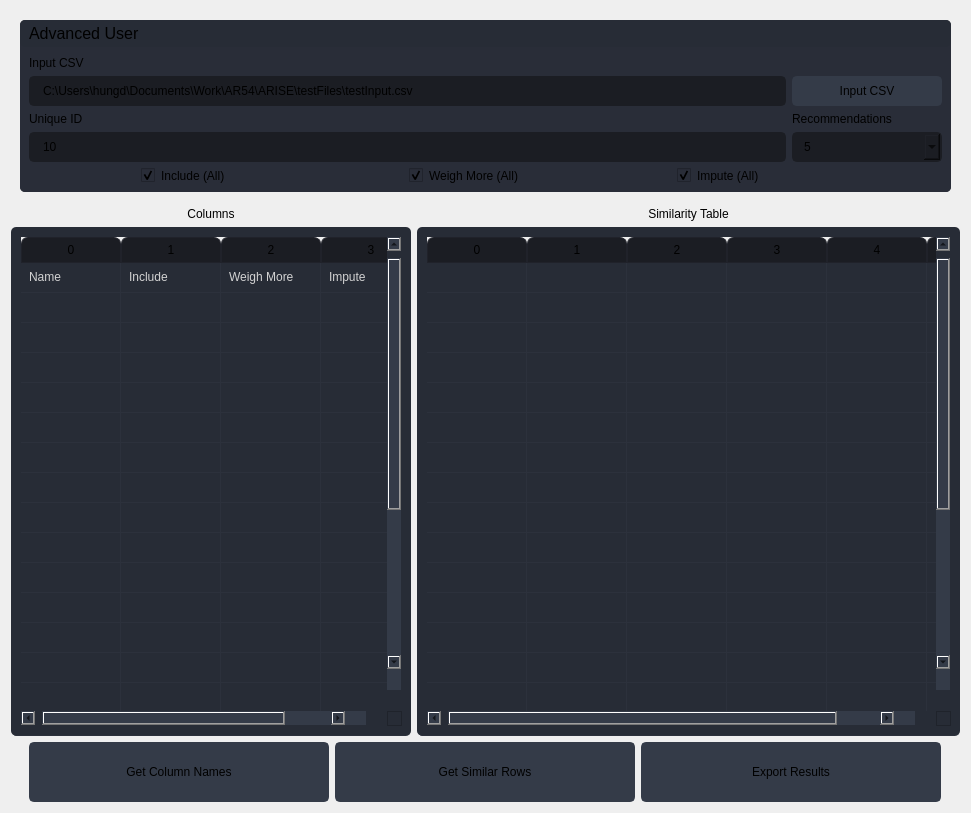
<?xml version="1.0" encoding="UTF-8"?>
<ui version="4.0">
 <class>Form</class>
 <widget class="QWidget" name="Form">
  <property name="geometry">
   <rect>
    <x>0</x>
    <y>0</y>
    <width>971</width>
    <height>813</height>
   </rect>
  </property>
  <property name="windowTitle">
   <string>Form</string>
  </property>
  <layout class="QVBoxLayout" name="verticalLayout">
   <item>
    <widget class="QFrame" name="frame">
     <property name="minimumSize">
      <size>
       <width>0</width>
       <height>190</height>
      </size>
     </property>
     <property name="styleSheet">
      <string notr="true">border-radius: 5px;</string>
     </property>
     <property name="frameShape">
      <enum>QFrame::StyledPanel</enum>
     </property>
     <property name="frameShadow">
      <enum>QFrame::Raised</enum>
     </property>
     <layout class="QVBoxLayout" name="verticalLayout_3">
      <item>
       <widget class="QFrame" name="frame_div_content_1">
        <property name="minimumSize">
         <size>
          <width>0</width>
          <height>120</height>
         </size>
        </property>
        <property name="maximumSize">
         <size>
          <width>16777215</width>
          <height>16777215</height>
         </size>
        </property>
        <property name="styleSheet">
         <string notr="true">background-color: rgb(41, 45, 56);
border-radius: 5px;
</string>
        </property>
        <property name="frameShape">
         <enum>QFrame::NoFrame</enum>
        </property>
        <property name="frameShadow">
         <enum>QFrame::Raised</enum>
        </property>
        <layout class="QVBoxLayout" name="verticalLayout_7">
         <property name="spacing">
          <number>0</number>
         </property>
         <property name="leftMargin">
          <number>0</number>
         </property>
         <property name="topMargin">
          <number>0</number>
         </property>
         <property name="rightMargin">
          <number>0</number>
         </property>
         <property name="bottomMargin">
          <number>0</number>
         </property>
         <item>
          <widget class="QFrame" name="frame_title_wid_1">
           <property name="maximumSize">
            <size>
             <width>16777215</width>
             <height>35</height>
            </size>
           </property>
           <property name="styleSheet">
            <string notr="true">background-color: rgb(39, 44, 54);</string>
           </property>
           <property name="frameShape">
            <enum>QFrame::StyledPanel</enum>
           </property>
           <property name="frameShadow">
            <enum>QFrame::Raised</enum>
           </property>
           <layout class="QHBoxLayout" name="horizontalLayout_3">
            <property name="spacing">
             <number>0</number>
            </property>
            <property name="topMargin">
             <number>0</number>
            </property>
            <property name="bottomMargin">
             <number>0</number>
            </property>
            <item>
             <widget class="QLabel" name="labelBoxBlenderInstalation">
              <property name="font">
               <font>
                <family>Segoe UI</family>
                <pointsize>12</pointsize>
                <weight>50</weight>
                <bold>false</bold>
               </font>
              </property>
              <property name="styleSheet">
               <string notr="true"/>
              </property>
              <property name="text">
               <string>Advanced User</string>
              </property>
             </widget>
            </item>
           </layout>
          </widget>
         </item>
         <item>
          <widget class="QFrame" name="frame_content_wid_1">
           <property name="frameShape">
            <enum>QFrame::NoFrame</enum>
           </property>
           <property name="frameShadow">
            <enum>QFrame::Raised</enum>
           </property>
           <layout class="QVBoxLayout" name="verticalLayout_2">
            <item>
             <layout class="QGridLayout" name="gridLayout_5">
              <property name="bottomMargin">
               <number>0</number>
              </property>
              <item row="1" column="0">
               <widget class="QLineEdit" name="lineEdit_inputCSV">
                <property name="minimumSize">
                 <size>
                  <width>0</width>
                  <height>30</height>
                 </size>
                </property>
                <property name="styleSheet">
                 <string notr="true">QLineEdit {
	background-color: rgb(27, 29, 35);
	border-radius: 5px;
	border: 2px solid rgb(27, 29, 35);
	padding-left: 10px;
}
QLineEdit:hover {
	border: 2px solid rgb(64, 71, 88);
}
QLineEdit:focus {
	border: 2px solid rgb(91, 101, 124);
}</string>
                </property>
                <property name="text">
                 <string>C:\Users\hungd\Documents\Work\AR54\ARISE\testFiles\testInput.csv</string>
                </property>
                <property name="placeholderText">
                 <string>C:\Users\MACD\constituents\constituents_example.csv</string>
                </property>
               </widget>
              </item>
              <item row="1" column="1">
               <widget class="QPushButton" name="pushButton_inputCSV">
                <property name="minimumSize">
                 <size>
                  <width>150</width>
                  <height>30</height>
                 </size>
                </property>
                <property name="font">
                 <font>
                  <family>Segoe UI</family>
                  <pointsize>9</pointsize>
                 </font>
                </property>
                <property name="styleSheet">
                 <string notr="true">QPushButton {
	border: 2px solid rgb(52, 59, 72);
	border-radius: 5px;	
	background-color: rgb(52, 59, 72);
}
QPushButton:hover {
	background-color: rgb(57, 65, 80);
	border: 2px solid rgb(61, 70, 86);
}
QPushButton:pressed {	
	background-color: rgb(35, 40, 49);
	border: 2px solid rgb(43, 50, 61);
}</string>
                </property>
                <property name="text">
                 <string>Input CSV</string>
                </property>
                <property name="icon">
                 <iconset resource="../uiResourceFiles/files.qrc">
                  <normaloff>:/16x16/icons/16x16/cil-folder-open.png</normaloff>:/16x16/icons/16x16/cil-folder-open.png</iconset>
                </property>
               </widget>
              </item>
              <item row="0" column="0">
               <widget class="QLabel" name="label">
                <property name="text">
                 <string>Input CSV</string>
                </property>
                <property name="alignment">
                 <set>Qt::AlignLeading|Qt::AlignLeft|Qt::AlignVCenter</set>
                </property>
               </widget>
              </item>
             </layout>
            </item>
            <item>
             <layout class="QGridLayout" name="gridLayout">
              <property name="bottomMargin">
               <number>0</number>
              </property>
              <item row="1" column="3">
               <widget class="QComboBox" name="comboBox">
                <property name="minimumSize">
                 <size>
                  <width>150</width>
                  <height>30</height>
                 </size>
                </property>
                <property name="maximumSize">
                 <size>
                  <width>16777215</width>
                  <height>16777215</height>
                 </size>
                </property>
                <property name="font">
                 <font>
                  <family>Segoe UI</family>
                  <pointsize>9</pointsize>
                 </font>
                </property>
                <property name="autoFillBackground">
                 <bool>false</bool>
                </property>
                <property name="styleSheet">
                 <string notr="true">QComboBox{
	background-color: rgb(27, 29, 35);
	border-radius: 5px;
	border: 2px solid rgb(27, 29, 35);
	padding: 5px;
	padding-left: 10px;
}

QComboBox:hover{
	border: 2px solid rgb(64, 71, 88);
}

QComboBox QAbstractItemView {
	color: rgb(85, 170, 255);	
	background-color: rgb(27, 29, 35);
	padding: 10px;
	selection-background-color: rgb(39, 44, 54);
}

QComboBox:down-arrow {
    image: url('../uiResourceFiles/icons/16x16/cil-arrow-bottom.png');
}</string>
                </property>
                <property name="iconSize">
                 <size>
                  <width>16</width>
                  <height>16</height>
                 </size>
                </property>
                <property name="frame">
                 <bool>true</bool>
                </property>
                <item>
                 <property name="text">
                  <string>5</string>
                 </property>
                </item>
                <item>
                 <property name="text">
                  <string>10</string>
                 </property>
                </item>
                <item>
                 <property name="text">
                  <string>15</string>
                 </property>
                </item>
                <item>
                 <property name="text">
                  <string>20</string>
                 </property>
                </item>
               </widget>
              </item>
              <item row="0" column="3" alignment="Qt::AlignLeft">
               <widget class="QLabel" name="label_3">
                <property name="maximumSize">
                 <size>
                  <width>16777215</width>
                  <height>15</height>
                 </size>
                </property>
                <property name="contextMenuPolicy">
                 <enum>Qt::NoContextMenu</enum>
                </property>
                <property name="text">
                 <string>Recommendations</string>
                </property>
               </widget>
              </item>
              <item row="0" column="1">
               <widget class="QLabel" name="label_2">
                <property name="text">
                 <string>Unique ID</string>
                </property>
                <property name="alignment">
                 <set>Qt::AlignLeading|Qt::AlignLeft|Qt::AlignVCenter</set>
                </property>
               </widget>
              </item>
              <item row="1" column="1">
               <widget class="QLineEdit" name="lineEdit_uniqueID">
                <property name="minimumSize">
                 <size>
                  <width>0</width>
                  <height>30</height>
                 </size>
                </property>
                <property name="styleSheet">
                 <string notr="true">QLineEdit {
	background-color: rgb(27, 29, 35);
	border-radius: 5px;
	border: 2px solid rgb(27, 29, 35);
	padding-left: 10px;
}
QLineEdit:hover {
	border: 2px solid rgb(64, 71, 88);
}
QLineEdit:focus {
	border: 2px solid rgb(91, 101, 124);
}</string>
                </property>
                <property name="text">
                 <string>10</string>
                </property>
                <property name="alignment">
                 <set>Qt::AlignLeading|Qt::AlignLeft|Qt::AlignVCenter</set>
                </property>
                <property name="placeholderText">
                 <string>2020-01-01</string>
                </property>
               </widget>
              </item>
             </layout>
            </item>
            <item>
             <layout class="QHBoxLayout" name="horizontalLayout">
              <item>
               <widget class="QCheckBox" name="checkBox_include">
                <property name="minimumSize">
                 <size>
                  <width>0</width>
                  <height>0</height>
                 </size>
                </property>
                <property name="maximumSize">
                 <size>
                  <width>150</width>
                  <height>16777215</height>
                 </size>
                </property>
                <property name="autoFillBackground">
                 <bool>false</bool>
                </property>
                <property name="styleSheet">
                 <string notr="true">QCheckBox::indicator::checked
{
background-color : rgb(27, 29, 35);
image: url('../uiResourceFiles/icons/16x16/cil-check-alt.png');
}</string>
                </property>
                <property name="text">
                 <string>Include (All)</string>
                </property>
                <property name="checked">
                 <bool>true</bool>
                </property>
               </widget>
              </item>
              <item>
               <widget class="QCheckBox" name="checkBox_weigh">
                <property name="minimumSize">
                 <size>
                  <width>0</width>
                  <height>0</height>
                 </size>
                </property>
                <property name="maximumSize">
                 <size>
                  <width>150</width>
                  <height>16777215</height>
                 </size>
                </property>
                <property name="autoFillBackground">
                 <bool>false</bool>
                </property>
                <property name="styleSheet">
                 <string notr="true">QCheckBox::indicator::checked
{
background-color : rgb(27, 29, 35);
image: url('../uiResourceFiles/icons/16x16/cil-check-alt.png');
}</string>
                </property>
                <property name="text">
                 <string>Weigh More (All)</string>
                </property>
                <property name="checked">
                 <bool>true</bool>
                </property>
               </widget>
              </item>
              <item>
               <widget class="QCheckBox" name="checkBox_impute">
                <property name="minimumSize">
                 <size>
                  <width>0</width>
                  <height>0</height>
                 </size>
                </property>
                <property name="maximumSize">
                 <size>
                  <width>150</width>
                  <height>16777215</height>
                 </size>
                </property>
                <property name="autoFillBackground">
                 <bool>false</bool>
                </property>
                <property name="styleSheet">
                 <string notr="true">QCheckBox::indicator::checked
{
background-color : rgb(27, 29, 35);
image: url('../uiResourceFiles/icons/16x16/cil-check-alt.png');
}</string>
                </property>
                <property name="text">
                 <string>Impute (All)</string>
                </property>
                <property name="checked">
                 <bool>true</bool>
                </property>
               </widget>
              </item>
             </layout>
            </item>
           </layout>
          </widget>
         </item>
        </layout>
       </widget>
      </item>
     </layout>
    </widget>
   </item>
   <item>
    <layout class="QGridLayout" name="gridLayout_2">
     <item row="0" column="1">
      <widget class="QLabel" name="label_4">
       <property name="text">
        <string>Similarity Table</string>
       </property>
       <property name="alignment">
        <set>Qt::AlignCenter</set>
       </property>
      </widget>
     </item>
     <item row="0" column="0">
      <widget class="QLabel" name="label_5">
       <property name="text">
        <string>Columns</string>
       </property>
       <property name="alignment">
        <set>Qt::AlignCenter</set>
       </property>
      </widget>
     </item>
     <item row="1" column="1">
      <widget class="QTableWidget" name="tableWidget">
       <property name="sizePolicy">
        <sizepolicy hsizetype="Expanding" vsizetype="Expanding">
         <horstretch>0</horstretch>
         <verstretch>0</verstretch>
        </sizepolicy>
       </property>
       <property name="maximumSize">
        <size>
         <width>16777215</width>
         <height>16777215</height>
        </size>
       </property>
       <property name="palette">
        <palette>
         <active>
          <colorrole role="WindowText">
           <brush brushstyle="SolidPattern">
            <color alpha="255">
             <red>210</red>
             <green>210</green>
             <blue>210</blue>
            </color>
           </brush>
          </colorrole>
          <colorrole role="Button">
           <brush brushstyle="SolidPattern">
            <color alpha="255">
             <red>39</red>
             <green>44</green>
             <blue>54</blue>
            </color>
           </brush>
          </colorrole>
          <colorrole role="Text">
           <brush brushstyle="SolidPattern">
            <color alpha="255">
             <red>210</red>
             <green>210</green>
             <blue>210</blue>
            </color>
           </brush>
          </colorrole>
          <colorrole role="ButtonText">
           <brush brushstyle="SolidPattern">
            <color alpha="255">
             <red>210</red>
             <green>210</green>
             <blue>210</blue>
            </color>
           </brush>
          </colorrole>
          <colorrole role="Base">
           <brush brushstyle="SolidPattern">
            <color alpha="255">
             <red>39</red>
             <green>44</green>
             <blue>54</blue>
            </color>
           </brush>
          </colorrole>
          <colorrole role="Window">
           <brush brushstyle="SolidPattern">
            <color alpha="255">
             <red>39</red>
             <green>44</green>
             <blue>54</blue>
            </color>
           </brush>
          </colorrole>
         </active>
         <inactive>
          <colorrole role="WindowText">
           <brush brushstyle="SolidPattern">
            <color alpha="255">
             <red>210</red>
             <green>210</green>
             <blue>210</blue>
            </color>
           </brush>
          </colorrole>
          <colorrole role="Button">
           <brush brushstyle="SolidPattern">
            <color alpha="255">
             <red>39</red>
             <green>44</green>
             <blue>54</blue>
            </color>
           </brush>
          </colorrole>
          <colorrole role="Text">
           <brush brushstyle="SolidPattern">
            <color alpha="255">
             <red>210</red>
             <green>210</green>
             <blue>210</blue>
            </color>
           </brush>
          </colorrole>
          <colorrole role="ButtonText">
           <brush brushstyle="SolidPattern">
            <color alpha="255">
             <red>210</red>
             <green>210</green>
             <blue>210</blue>
            </color>
           </brush>
          </colorrole>
          <colorrole role="Base">
           <brush brushstyle="SolidPattern">
            <color alpha="255">
             <red>39</red>
             <green>44</green>
             <blue>54</blue>
            </color>
           </brush>
          </colorrole>
          <colorrole role="Window">
           <brush brushstyle="SolidPattern">
            <color alpha="255">
             <red>39</red>
             <green>44</green>
             <blue>54</blue>
            </color>
           </brush>
          </colorrole>
         </inactive>
         <disabled>
          <colorrole role="WindowText">
           <brush brushstyle="SolidPattern">
            <color alpha="255">
             <red>210</red>
             <green>210</green>
             <blue>210</blue>
            </color>
           </brush>
          </colorrole>
          <colorrole role="Button">
           <brush brushstyle="SolidPattern">
            <color alpha="255">
             <red>39</red>
             <green>44</green>
             <blue>54</blue>
            </color>
           </brush>
          </colorrole>
          <colorrole role="Text">
           <brush brushstyle="SolidPattern">
            <color alpha="255">
             <red>210</red>
             <green>210</green>
             <blue>210</blue>
            </color>
           </brush>
          </colorrole>
          <colorrole role="ButtonText">
           <brush brushstyle="SolidPattern">
            <color alpha="255">
             <red>210</red>
             <green>210</green>
             <blue>210</blue>
            </color>
           </brush>
          </colorrole>
          <colorrole role="Base">
           <brush brushstyle="SolidPattern">
            <color alpha="255">
             <red>39</red>
             <green>44</green>
             <blue>54</blue>
            </color>
           </brush>
          </colorrole>
          <colorrole role="Window">
           <brush brushstyle="SolidPattern">
            <color alpha="255">
             <red>39</red>
             <green>44</green>
             <blue>54</blue>
            </color>
           </brush>
          </colorrole>
         </disabled>
        </palette>
       </property>
       <property name="styleSheet">
        <string notr="true">QTableWidget {	
	background-color: rgb(39, 44, 54);
	padding: 10px;
	border-radius: 5px;
	gridline-color: rgb(44, 49, 60);
	border-bottom: 1px solid rgb(44, 49, 60);
}
QTableWidget::item{
	border-color: rgb(44, 49, 60);
	padding-left: 5px;
	padding-right: 5px;
	gridline-color: rgb(44, 49, 60);
}
QTableWidget::item:selected{
	background-color: rgb(85, 170, 255);
}
QScrollBar:horizontal {
    border: none;
    background: rgb(52, 59, 72);
    height: 14px;
    margin: 0px 21px 0 21px;
	border-radius: 0px;
}
 QScrollBar:vertical {
	border: none;
    background: rgb(52, 59, 72);
    width: 14px;
    margin: 21px 0 21px 0;
	border-radius: 0px;
 }
QHeaderView::section{
	Background-color: rgb(39, 44, 54);
	max-width: 30px;
	border: 1px solid rgb(44, 49, 60);
	border-style: none;
    border-bottom: 1px solid rgb(44, 49, 60);
    border-right: 1px solid rgb(44, 49, 60);
}
QTableWidget::horizontalHeader {	
	background-color: rgb(81, 255, 0);
}
QHeaderView::section:horizontal
{
    border: 1px solid rgb(32, 34, 42);
	background-color: rgb(27, 29, 35);
	padding: 3px;
	border-top-left-radius: 7px;
    border-top-right-radius: 7px;
}
QHeaderView::section:vertical
{
    border: 1px solid rgb(44, 49, 60);
}
</string>
       </property>
       <property name="frameShape">
        <enum>QFrame::NoFrame</enum>
       </property>
       <property name="verticalScrollBarPolicy">
        <enum>Qt::ScrollBarAlwaysOn</enum>
       </property>
       <property name="sizeAdjustPolicy">
        <enum>QAbstractScrollArea::AdjustToContents</enum>
       </property>
       <property name="editTriggers">
        <set>QAbstractItemView::NoEditTriggers</set>
       </property>
       <property name="alternatingRowColors">
        <bool>false</bool>
       </property>
       <property name="selectionMode">
        <enum>QAbstractItemView::SingleSelection</enum>
       </property>
       <property name="selectionBehavior">
        <enum>QAbstractItemView::SelectRows</enum>
       </property>
       <property name="showGrid">
        <bool>true</bool>
       </property>
       <property name="gridStyle">
        <enum>Qt::SolidLine</enum>
       </property>
       <property name="sortingEnabled">
        <bool>false</bool>
       </property>
       <attribute name="horizontalHeaderVisible">
        <bool>true</bool>
       </attribute>
       <attribute name="horizontalHeaderCascadingSectionResizes">
        <bool>true</bool>
       </attribute>
       <attribute name="horizontalHeaderDefaultSectionSize">
        <number>100</number>
       </attribute>
       <attribute name="horizontalHeaderStretchLastSection">
        <bool>true</bool>
       </attribute>
       <attribute name="verticalHeaderVisible">
        <bool>false</bool>
       </attribute>
       <attribute name="verticalHeaderCascadingSectionResizes">
        <bool>false</bool>
       </attribute>
       <attribute name="verticalHeaderHighlightSections">
        <bool>false</bool>
       </attribute>
       <attribute name="verticalHeaderStretchLastSection">
        <bool>false</bool>
       </attribute>
       <row>
        <property name="text">
         <string>New Row</string>
        </property>
        <property name="font">
         <font>
          <family>Segoe UI</family>
         </font>
        </property>
       </row>
       <row>
        <property name="text">
         <string>New Row</string>
        </property>
       </row>
       <row>
        <property name="text">
         <string>New Row</string>
        </property>
       </row>
       <row>
        <property name="text">
         <string>New Row</string>
        </property>
       </row>
       <row>
        <property name="text">
         <string>New Row</string>
        </property>
       </row>
       <row>
        <property name="text">
         <string>New Row</string>
        </property>
       </row>
       <row>
        <property name="text">
         <string>New Row</string>
        </property>
       </row>
       <row>
        <property name="text">
         <string>New Row</string>
        </property>
       </row>
       <row>
        <property name="text">
         <string>New Row</string>
        </property>
       </row>
       <row>
        <property name="text">
         <string>New Row</string>
        </property>
       </row>
       <row>
        <property name="text">
         <string>New Row</string>
        </property>
       </row>
       <row>
        <property name="text">
         <string>New Row</string>
        </property>
       </row>
       <row>
        <property name="text">
         <string>New Row</string>
        </property>
       </row>
       <row>
        <property name="text">
         <string>New Row</string>
        </property>
       </row>
       <row>
        <property name="text">
         <string>New Row</string>
        </property>
       </row>
       <row>
        <property name="text">
         <string>New Row</string>
        </property>
       </row>
       <row>
        <property name="text">
         <string>New Row</string>
        </property>
       </row>
       <row>
        <property name="text">
         <string>New Row</string>
        </property>
       </row>
       <row>
        <property name="text">
         <string>New Row</string>
        </property>
       </row>
       <row>
        <property name="text">
         <string>New Row</string>
        </property>
       </row>
       <row>
        <property name="text">
         <string>New Row</string>
        </property>
       </row>
       <row>
        <property name="text">
         <string>New Row</string>
        </property>
       </row>
       <row>
        <property name="text">
         <string>New Row</string>
        </property>
       </row>
       <row>
        <property name="text">
         <string>New Row</string>
        </property>
       </row>
       <column>
        <property name="text">
         <string>0</string>
        </property>
       </column>
       <column>
        <property name="text">
         <string>1</string>
        </property>
       </column>
       <column>
        <property name="text">
         <string>2</string>
        </property>
       </column>
       <column>
        <property name="text">
         <string>3</string>
        </property>
       </column>
       <column>
        <property name="text">
         <string>4</string>
        </property>
       </column>
       <column>
        <property name="text">
         <string>5</string>
        </property>
       </column>
       <item row="0" column="0">
        <property name="text">
         <string/>
        </property>
       </item>
       <item row="0" column="1">
        <property name="text">
         <string/>
        </property>
       </item>
       <item row="0" column="2">
        <property name="text">
         <string/>
        </property>
       </item>
       <item row="0" column="3">
        <property name="text">
         <string/>
        </property>
       </item>
       <item row="0" column="4">
        <property name="text">
         <string/>
        </property>
       </item>
       <item row="0" column="5">
        <property name="text">
         <string/>
        </property>
       </item>
       <item row="1" column="0">
        <property name="text">
         <string/>
        </property>
       </item>
       <item row="1" column="1">
        <property name="text">
         <string/>
        </property>
       </item>
       <item row="1" column="2">
        <property name="text">
         <string/>
        </property>
       </item>
       <item row="1" column="3">
        <property name="text">
         <string/>
        </property>
       </item>
      </widget>
     </item>
     <item row="1" column="0">
      <widget class="QTableWidget" name="tableWidget_col">
       <property name="sizePolicy">
        <sizepolicy hsizetype="Expanding" vsizetype="Expanding">
         <horstretch>0</horstretch>
         <verstretch>0</verstretch>
        </sizepolicy>
       </property>
       <property name="minimumSize">
        <size>
         <width>400</width>
         <height>0</height>
        </size>
       </property>
       <property name="maximumSize">
        <size>
         <width>16777215</width>
         <height>16777215</height>
        </size>
       </property>
       <property name="palette">
        <palette>
         <active>
          <colorrole role="WindowText">
           <brush brushstyle="SolidPattern">
            <color alpha="255">
             <red>210</red>
             <green>210</green>
             <blue>210</blue>
            </color>
           </brush>
          </colorrole>
          <colorrole role="Button">
           <brush brushstyle="SolidPattern">
            <color alpha="255">
             <red>39</red>
             <green>44</green>
             <blue>54</blue>
            </color>
           </brush>
          </colorrole>
          <colorrole role="Text">
           <brush brushstyle="SolidPattern">
            <color alpha="255">
             <red>210</red>
             <green>210</green>
             <blue>210</blue>
            </color>
           </brush>
          </colorrole>
          <colorrole role="ButtonText">
           <brush brushstyle="SolidPattern">
            <color alpha="255">
             <red>210</red>
             <green>210</green>
             <blue>210</blue>
            </color>
           </brush>
          </colorrole>
          <colorrole role="Base">
           <brush brushstyle="SolidPattern">
            <color alpha="255">
             <red>39</red>
             <green>44</green>
             <blue>54</blue>
            </color>
           </brush>
          </colorrole>
          <colorrole role="Window">
           <brush brushstyle="SolidPattern">
            <color alpha="255">
             <red>39</red>
             <green>44</green>
             <blue>54</blue>
            </color>
           </brush>
          </colorrole>
         </active>
         <inactive>
          <colorrole role="WindowText">
           <brush brushstyle="SolidPattern">
            <color alpha="255">
             <red>210</red>
             <green>210</green>
             <blue>210</blue>
            </color>
           </brush>
          </colorrole>
          <colorrole role="Button">
           <brush brushstyle="SolidPattern">
            <color alpha="255">
             <red>39</red>
             <green>44</green>
             <blue>54</blue>
            </color>
           </brush>
          </colorrole>
          <colorrole role="Text">
           <brush brushstyle="SolidPattern">
            <color alpha="255">
             <red>210</red>
             <green>210</green>
             <blue>210</blue>
            </color>
           </brush>
          </colorrole>
          <colorrole role="ButtonText">
           <brush brushstyle="SolidPattern">
            <color alpha="255">
             <red>210</red>
             <green>210</green>
             <blue>210</blue>
            </color>
           </brush>
          </colorrole>
          <colorrole role="Base">
           <brush brushstyle="SolidPattern">
            <color alpha="255">
             <red>39</red>
             <green>44</green>
             <blue>54</blue>
            </color>
           </brush>
          </colorrole>
          <colorrole role="Window">
           <brush brushstyle="SolidPattern">
            <color alpha="255">
             <red>39</red>
             <green>44</green>
             <blue>54</blue>
            </color>
           </brush>
          </colorrole>
         </inactive>
         <disabled>
          <colorrole role="WindowText">
           <brush brushstyle="SolidPattern">
            <color alpha="255">
             <red>210</red>
             <green>210</green>
             <blue>210</blue>
            </color>
           </brush>
          </colorrole>
          <colorrole role="Button">
           <brush brushstyle="SolidPattern">
            <color alpha="255">
             <red>39</red>
             <green>44</green>
             <blue>54</blue>
            </color>
           </brush>
          </colorrole>
          <colorrole role="Text">
           <brush brushstyle="SolidPattern">
            <color alpha="255">
             <red>210</red>
             <green>210</green>
             <blue>210</blue>
            </color>
           </brush>
          </colorrole>
          <colorrole role="ButtonText">
           <brush brushstyle="SolidPattern">
            <color alpha="255">
             <red>210</red>
             <green>210</green>
             <blue>210</blue>
            </color>
           </brush>
          </colorrole>
          <colorrole role="Base">
           <brush brushstyle="SolidPattern">
            <color alpha="255">
             <red>39</red>
             <green>44</green>
             <blue>54</blue>
            </color>
           </brush>
          </colorrole>
          <colorrole role="Window">
           <brush brushstyle="SolidPattern">
            <color alpha="255">
             <red>39</red>
             <green>44</green>
             <blue>54</blue>
            </color>
           </brush>
          </colorrole>
         </disabled>
        </palette>
       </property>
       <property name="styleSheet">
        <string notr="true">QTableWidget {	
	background-color: rgb(39, 44, 54);
	padding: 10px;
	border-radius: 5px;
	gridline-color: rgb(44, 49, 60);
	border-bottom: 1px solid rgb(44, 49, 60);
}
QTableWidget::item{
	border-color: rgb(44, 49, 60);
	padding-left: 5px;
	padding-right: 5px;
	gridline-color: rgb(44, 49, 60);
}
QTableWidget::item:selected{
	background-color: rgb(85, 170, 255);
}
QScrollBar:horizontal {
    border: none;
    background: rgb(52, 59, 72);
    height: 14px;
    margin: 0px 21px 0 21px;
	border-radius: 0px;
}
 QScrollBar:vertical {
	border: none;
    background: rgb(52, 59, 72);
    width: 14px;
    margin: 21px 0 21px 0;
	border-radius: 0px;
 }
QHeaderView::section{
	Background-color: rgb(39, 44, 54);
	max-width: 30px;
	border: 1px solid rgb(44, 49, 60);
	border-style: none;
    border-bottom: 1px solid rgb(44, 49, 60);
    border-right: 1px solid rgb(44, 49, 60);
}
QTableWidget::horizontalHeader {	
	background-color: rgb(81, 255, 0);
}
QHeaderView::section:horizontal
{
    border: 1px solid rgb(32, 34, 42);
	background-color: rgb(27, 29, 35);
	padding: 3px;
	border-top-left-radius: 7px;
    border-top-right-radius: 7px;
}
QHeaderView::section:vertical
{
    border: 1px solid rgb(44, 49, 60);
}
</string>
       </property>
       <property name="frameShape">
        <enum>QFrame::NoFrame</enum>
       </property>
       <property name="verticalScrollBarPolicy">
        <enum>Qt::ScrollBarAlwaysOn</enum>
       </property>
       <property name="sizeAdjustPolicy">
        <enum>QAbstractScrollArea::AdjustToContents</enum>
       </property>
       <property name="editTriggers">
        <set>QAbstractItemView::NoEditTriggers</set>
       </property>
       <property name="alternatingRowColors">
        <bool>false</bool>
       </property>
       <property name="selectionMode">
        <enum>QAbstractItemView::SingleSelection</enum>
       </property>
       <property name="selectionBehavior">
        <enum>QAbstractItemView::SelectRows</enum>
       </property>
       <property name="showGrid">
        <bool>true</bool>
       </property>
       <property name="gridStyle">
        <enum>Qt::SolidLine</enum>
       </property>
       <property name="sortingEnabled">
        <bool>false</bool>
       </property>
       <attribute name="horizontalHeaderVisible">
        <bool>true</bool>
       </attribute>
       <attribute name="horizontalHeaderCascadingSectionResizes">
        <bool>true</bool>
       </attribute>
       <attribute name="horizontalHeaderDefaultSectionSize">
        <number>100</number>
       </attribute>
       <attribute name="horizontalHeaderStretchLastSection">
        <bool>true</bool>
       </attribute>
       <attribute name="verticalHeaderVisible">
        <bool>false</bool>
       </attribute>
       <attribute name="verticalHeaderCascadingSectionResizes">
        <bool>false</bool>
       </attribute>
       <attribute name="verticalHeaderHighlightSections">
        <bool>false</bool>
       </attribute>
       <attribute name="verticalHeaderStretchLastSection">
        <bool>false</bool>
       </attribute>
       <row>
        <property name="text">
         <string>New Row</string>
        </property>
        <property name="font">
         <font>
          <family>Segoe UI</family>
         </font>
        </property>
       </row>
       <row>
        <property name="text">
         <string>New Row</string>
        </property>
       </row>
       <row>
        <property name="text">
         <string>New Row</string>
        </property>
       </row>
       <row>
        <property name="text">
         <string>New Row</string>
        </property>
       </row>
       <row>
        <property name="text">
         <string>New Row</string>
        </property>
       </row>
       <row>
        <property name="text">
         <string>New Row</string>
        </property>
       </row>
       <row>
        <property name="text">
         <string>New Row</string>
        </property>
       </row>
       <row>
        <property name="text">
         <string>New Row</string>
        </property>
       </row>
       <row>
        <property name="text">
         <string>New Row</string>
        </property>
       </row>
       <row>
        <property name="text">
         <string>New Row</string>
        </property>
       </row>
       <row>
        <property name="text">
         <string>New Row</string>
        </property>
       </row>
       <row>
        <property name="text">
         <string>New Row</string>
        </property>
       </row>
       <row>
        <property name="text">
         <string>New Row</string>
        </property>
       </row>
       <row>
        <property name="text">
         <string>New Row</string>
        </property>
       </row>
       <row>
        <property name="text">
         <string>New Row</string>
        </property>
       </row>
       <row>
        <property name="text">
         <string>New Row</string>
        </property>
       </row>
       <row>
        <property name="text">
         <string>New Row</string>
        </property>
       </row>
       <row>
        <property name="text">
         <string>New Row</string>
        </property>
       </row>
       <row>
        <property name="text">
         <string>New Row</string>
        </property>
       </row>
       <row>
        <property name="text">
         <string>New Row</string>
        </property>
       </row>
       <row>
        <property name="text">
         <string>New Row</string>
        </property>
       </row>
       <row>
        <property name="text">
         <string>New Row</string>
        </property>
       </row>
       <row>
        <property name="text">
         <string>New Row</string>
        </property>
       </row>
       <row>
        <property name="text">
         <string>New Row</string>
        </property>
       </row>
       <column>
        <property name="text">
         <string>0</string>
        </property>
       </column>
       <column>
        <property name="text">
         <string>1</string>
        </property>
       </column>
       <column>
        <property name="text">
         <string>2</string>
        </property>
       </column>
       <column>
        <property name="text">
         <string>3</string>
        </property>
       </column>
       <item row="0" column="0">
        <property name="text">
         <string>Name</string>
        </property>
       </item>
       <item row="0" column="1">
        <property name="text">
         <string>Include</string>
        </property>
       </item>
       <item row="0" column="2">
        <property name="text">
         <string>Weigh More</string>
        </property>
       </item>
       <item row="0" column="3">
        <property name="text">
         <string>Impute</string>
        </property>
       </item>
       <item row="1" column="0">
        <property name="text">
         <string/>
        </property>
       </item>
       <item row="1" column="1">
        <property name="text">
         <string/>
        </property>
       </item>
       <item row="1" column="2">
        <property name="text">
         <string/>
        </property>
       </item>
       <item row="1" column="3">
        <property name="text">
         <string/>
        </property>
       </item>
      </widget>
     </item>
    </layout>
   </item>
   <item>
    <layout class="QHBoxLayout" name="horizontalLayout_2">
     <item>
      <spacer name="horizontalSpacer">
       <property name="orientation">
        <enum>Qt::Horizontal</enum>
       </property>
       <property name="sizeHint" stdset="0">
        <size>
         <width>40</width>
         <height>20</height>
        </size>
       </property>
      </spacer>
     </item>
     <item>
      <widget class="QPushButton" name="pushButton_getColNames">
       <property name="minimumSize">
        <size>
         <width>300</width>
         <height>60</height>
        </size>
       </property>
       <property name="font">
        <font>
         <family>Segoe UI</family>
         <pointsize>9</pointsize>
        </font>
       </property>
       <property name="styleSheet">
        <string notr="true">QPushButton {
	border: 2px solid rgb(52, 59, 72);
	border-radius: 5px;	
	background-color: rgb(52, 59, 72);
}
QPushButton:hover {
	background-color: rgb(57, 65, 80);
	border: 2px solid rgb(61, 70, 86);
}
QPushButton:pressed {	
	background-color: rgb(35, 40, 49);
	border: 2px solid rgb(43, 50, 61);
}</string>
       </property>
       <property name="text">
        <string>Get Column Names</string>
       </property>
       <property name="icon">
        <iconset resource="../uiResourceFiles/files.qrc">
         <normaloff>:/16x16/icons/16x16/cil-folder-open.png</normaloff>:/16x16/icons/16x16/cil-folder-open.png</iconset>
       </property>
      </widget>
     </item>
     <item>
      <widget class="QPushButton" name="pushButton_getSimRows">
       <property name="minimumSize">
        <size>
         <width>300</width>
         <height>60</height>
        </size>
       </property>
       <property name="font">
        <font>
         <family>Segoe UI</family>
         <pointsize>9</pointsize>
        </font>
       </property>
       <property name="styleSheet">
        <string notr="true">QPushButton {
	border: 2px solid rgb(52, 59, 72);
	border-radius: 5px;	
	background-color: rgb(52, 59, 72);
}
QPushButton:hover {
	background-color: rgb(57, 65, 80);
	border: 2px solid rgb(61, 70, 86);
}
QPushButton:pressed {	
	background-color: rgb(35, 40, 49);
	border: 2px solid rgb(43, 50, 61);
}</string>
       </property>
       <property name="text">
        <string>Get Similar Rows</string>
       </property>
       <property name="icon">
        <iconset resource="../uiResourceFiles/files.qrc">
         <normaloff>:/16x16/icons/16x16/cil-folder-open.png</normaloff>:/16x16/icons/16x16/cil-folder-open.png</iconset>
       </property>
      </widget>
     </item>
     <item>
      <widget class="QPushButton" name="pushButton_exportResults">
       <property name="minimumSize">
        <size>
         <width>300</width>
         <height>60</height>
        </size>
       </property>
       <property name="font">
        <font>
         <family>Segoe UI</family>
         <pointsize>9</pointsize>
        </font>
       </property>
       <property name="styleSheet">
        <string notr="true">QPushButton {
	border: 2px solid rgb(52, 59, 72);
	border-radius: 5px;	
	background-color: rgb(52, 59, 72);
}
QPushButton:hover {
	background-color: rgb(57, 65, 80);
	border: 2px solid rgb(61, 70, 86);
}
QPushButton:pressed {	
	background-color: rgb(35, 40, 49);
	border: 2px solid rgb(43, 50, 61);
}</string>
       </property>
       <property name="text">
        <string>Export Results</string>
       </property>
       <property name="icon">
        <iconset resource="../uiResourceFiles/files.qrc">
         <normaloff>:/16x16/icons/16x16/cil-folder-open.png</normaloff>:/16x16/icons/16x16/cil-folder-open.png</iconset>
       </property>
      </widget>
     </item>
     <item>
      <spacer name="horizontalSpacer_2">
       <property name="orientation">
        <enum>Qt::Horizontal</enum>
       </property>
       <property name="sizeHint" stdset="0">
        <size>
         <width>40</width>
         <height>20</height>
        </size>
       </property>
      </spacer>
     </item>
    </layout>
   </item>
  </layout>
 </widget>
 <resources>
  <include location="../uiResourceFiles/files.qrc"/>
  <include location="../uiResourceFiles/files.qrc"/>
 </resources>
 <connections/>
</ui>
